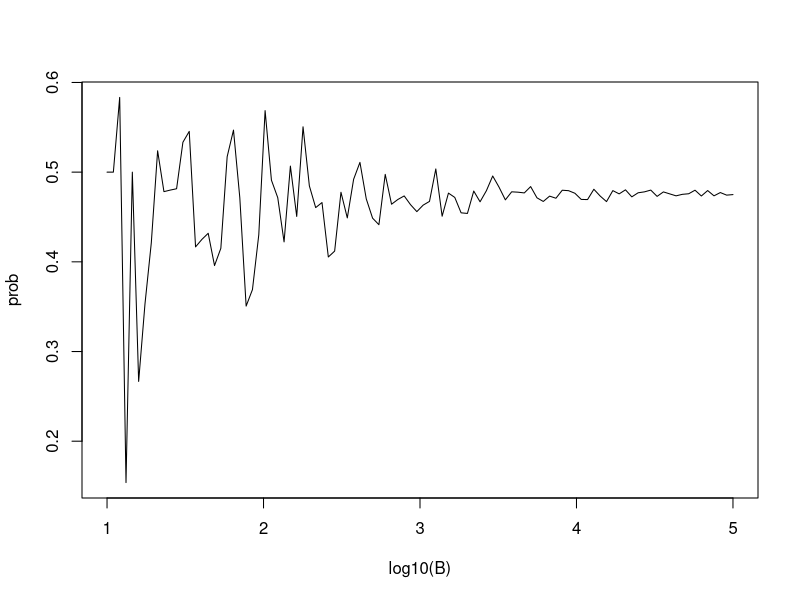

R code for this plot:
B <- 10^seq(1,5,len=100)
compute_prob <- function(B, n=22){
  same_day <- replicate(B, {
    bdays <- sample(1:365,n, replace = TRUE)
    any(duplicated(bdays))
  })
  mean(same_day)
}

prob <- sapply(B, compute_prob)
plot(log10(B), prob, type = "l")
